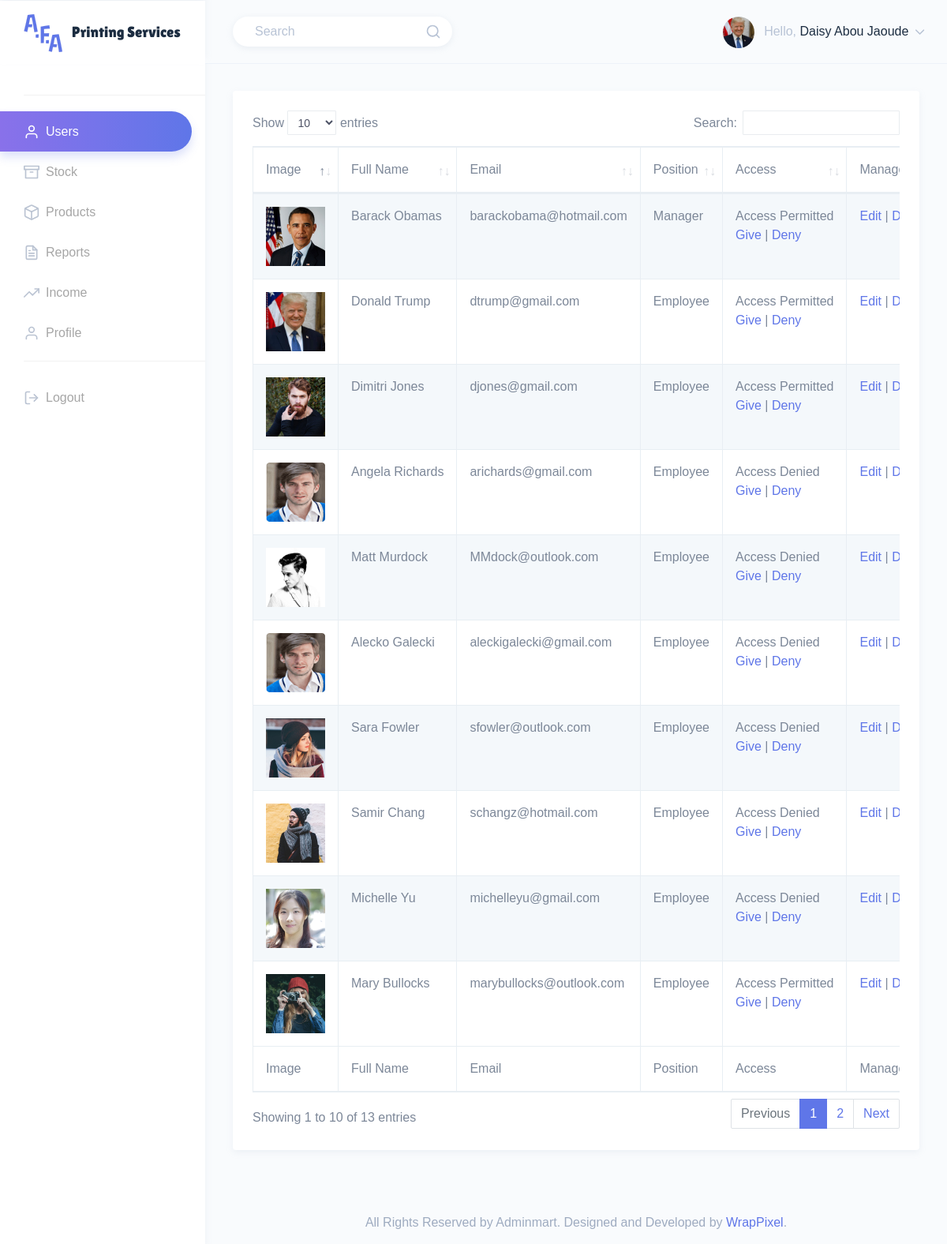
The app's page /src/html/admin/index.php (signed in) with its own data.
### tables this page shows
CREATE TABLE IF NOT EXISTS `user` (
  `user_id` int(11) NOT NULL AUTO_INCREMENT,
  `full_name` varchar(150) NOT NULL,
  `email` varchar(150) NOT NULL,
  `phone` varchar(150) NOT NULL,
  `username` varchar(150) NOT NULL,
  `password` varchar(150) NOT NULL,
  `role` int(11) NOT NULL,
  `access` tinyint(1) NOT NULL,
  `image_url` varchar(150) NOT NULL,
  PRIMARY KEY (`user_id`),
  KEY `role` (`role`)
);

### src/html/admin/index.php (the view, shortened to what this page needs)
<?php
    require_once('../../database/db.php');
    $sql = "SELECT full_name, image_url FROM user WHERE user_id=".$_SESSION['id']."";
    $query_result = mysqli_query($conn, $sql);
    while($record = mysqli_fetch_assoc($query_result)) {
      $user_info[] = $record;
    }
    $image_path=json_decode($user_info[0]['image_url'], true);
    $sql = "SELECT * FROM user WHERE role<>1";
    $query_result = mysqli_query($conn, $sql);
    while($record = mysqli_fetch_assoc($query_result)) {
      $users[] = $record;
    }
?>
<!DOCTYPE html>
<html dir="ltr" lang="en">
<head>
    <link href="../../assets/extra-libs/datatables.net-bs4/css/dataTables.bootstrap4.css" rel="stylesheet">
    <link href="../../dist/css/style.min.css" rel="stylesheet">
</head>
<body>
    <div id="main-wrapper" data-theme="light" data-layout="vertical" data-navbarbg="skin6" data-sidebartype="full" data-sidebar-position="fixed" data-header-position="fixed" data-boxed-layout="full">
        <header class="topbar" data-navbarbg="skin6">
            <nav class="navbar top-navbar navbar-expand-md">
                <div class="navbar-header" data-logobg="skin6">
                    <div class="navbar-brand">
                        <a href="index.php">
                            <b class="logo-icon">
                                <img src="../../assets/images/logo-icon-1.svg" alt="homepage" class="dark-logo" />
                            </b>
                            <span class="logo-text">
                                <img src="../../assets/images/logo-text-1.svg" alt="homepage" class="dark-logo" />
                            </span>
                        </a>
                    </div>
                </div>
                <div class="navbar-collapse collapse" id="navbarSupportedContent">
                    <ul class="navbar-nav float-left mr-auto ml-3 pl-1">
                      <li class="nav-item d-none d-md-block">
                          <a class="nav-link" href="javascript:void(0)">
                              <form>
                                  <div class="customize-input">
                                      <input class="form-control custom-shadow custom-radius border-0 bg-white"
                                          type="search" placeholder="Search" aria-label="Search">
                                      <i class="form-control-icon" data-feather="search"></i>
                                  </div>
                              </form>
                          </a>
                      </li>
                    </ul>
                    <ul class="navbar-nav float-right">
                        <li class="nav-item dropdown">
                            <a class="nav-link dropdown-toggle" href="javascript:void(0)" data-toggle="dropdown"
                                aria-haspopup="true" aria-expanded="false">
                                <?php echo"<img src='../../assets/images/users/".$image_path['path']."' alt='user' class='rounded-circle'
                                    width='40'>"; ?>
                                <span class="ml-2 d-none d-lg-inline-block"><span>Hello,</span> <span
                                        class="text-dark"><?php echo $user_info[0]['full_name']; ?></span> <i data-feather="chevron-down"
                                        class="svg-icon"></i></span>
                            </a>
                        </li>
                    </ul>
                </div>
            </nav>
        </header>
        <aside class="left-sidebar" data-sidebarbg="skin6">
            <div class="scroll-sidebar" data-sidebarbg="skin6">
                <nav class="sidebar-nav">
                    <ul id="sidebarnav">
                    <li class="list-divider"></li>
                    <li class="sidebar-item"> <a class="sidebar-link" href="index.php"
                            aria-expanded="false"><i data-feather="user" class="feather-icon"></i><span
                                class="hide-menu">Users</span></a>
                    </li>
                    <li class="sidebar-item"> <a class="sidebar-link sidebar-link" href="stock.php"
                            aria-expanded="false"><i data-feather="archive" class="feather-icon"></i><span
                                class="hide-menu">Stock</span></a>
                    </li>
                    <li class="sidebar-item"> <a class="sidebar-link sidebar-link" href="products.php"
                            aria-expanded="false"><i data-feather="box" class="feather-icon"></i><span
                                class="hide-menu">Products</span></a>
                    </li>
                    <li class="sidebar-item"> <a class="sidebar-link sidebar-link" href="reports.php"
                            aria-expanded="false"><i data-feather="file-text" class="feather-icon"></i><span
                                class="hide-menu">Reports</span></a>
                    </li>
                    <li class="sidebar-item"> <a class="sidebar-link sidebar-link" href="income.php"
                        aria-expanded="false"><i data-feather="trending-up" class="feather-icon"></i><span
                            class="hide-menu">Income</span></a>
                    </li>
                    <li class="sidebar-item"> <a class="sidebar-link sidebar-link" href="profile.php"
                        aria-expanded="false"><i data-feather="user" class="feather-icon"></i><span
                            class="hide-menu">Profile</span></a>
                    </li>
                        <li class="list-divider"></li>
                        <li class="sidebar-item"> <a class="sidebar-link sidebar-link" href="../logout.php"
                                aria-expanded="false"><i data-feather="log-out" class="feather-icon"></i><span
                                    class="hide-menu">Logout</span></a></li>
                    </ul>
                </nav>
            </div>
        </aside>
        <div class="page-wrapper">
            <div class="container-fluid">
                <div class="row">
                    <div class="col-12">
                        <div class="card">
                            <div class="card-body">
                                <div class="table-responsive">
                                    <table id="zero_config" class="table table-striped table-bordered no-wrap">
                                        <thead>
                                            <tr>
                                                <th>Image</th>
                                                <th>Full Name</th>
                                                <th>Email</th>
                                                <th>Position</th>
                                                <th>Access</th>
                                                <th>Manage</th>
                                            </tr>
                                        </thead>
                                        <tbody>
                                        <?php
                                            for($i=0;$i<count($users);$i++){
                                                $user_id=$users[$i]['user_id'];
                                                $image_path=json_decode($users[$i]['image_url'],true);
                                                $full_name=$users[$i]['full_name'];
                                                $email=$users[$i]['email'];
                                                if($users[$i]['role']==2){
                                                    $position="Manager";
                                                }else{
                                                    $position="Employee";
                                                }
                                                if($users[$i]['access']==0){
                                                    $access="Access Denied";
                                                }else{
                                                    $access="Access Permitted";
                                                }
                                                echo "<tr>";
                                                echo"<td> <img src='../../assets/images/users/".$image_path['path']."' width='75' height='75'></td>";
                                                echo"<td>".$full_name."</td>";
                                                echo"<td>".$email."</td>";
                                                echo"<td>".$position."</td>";
                                                echo"<td>".$access." <br /><a href='../../database/user_give_access.php?userId=".$user_id."'>Give</a> | <a href='../../database/user_remove_access.php?userId=".$user_id."'>Deny</a> </td>";
                                                echo"<td> <a href='./edit_user.php?userId=".$user_id."'>Edit</a> | <a href='../../database/delete_user.php?userId=".$user_id."'>Delete</a></td>";
                                                echo "</tr>";
                                            }
                                        ?>
                                        </tbody>
                                        <tfoot>
                                            <tr>
                                              <th>Image</th>
                                              <th>Full Name</th>
                                              <th>Email</th>
                                              <th>Position</th>
                                              <th>Access</th>
                                              <th>Manage</th>
                                            </tr>
                                        </tfoot>
                                    </table>
                                </div>
                            </div>
                        </div>
                    </div>
                </div>
            </div>
            <footer class="footer text-center text-muted">
                All Rights Reserved by Adminmart. Designed and Developed by <a
                    href="https://wrappixel.com">WrapPixel</a>.
            </footer>
        </div>
    </div>
</body>
</html>

### records on screen
user: full_name "Daisy Abou Jaoude"
user: shows a picture, full_name "Barack Obamas", email "barackobama@hotmail.com", role "Manager", access "Access Permitted"
user: shows a picture, full_name "Donald Trump", email "dtrump@gmail.com", role "Employee", access "Access Permitted"
user: shows a picture, full_name "Dimitri Jones", email "djones@gmail.com", role "Employee", access "Access Permitted"
user: full_name "Angela Richards", email "arichards@gmail.com", role "Employee", access "Access Denied"
user: shows a picture, full_name "Matt Murdock", email "MMdock@outlook.com", role "Employee", access "Access Denied"
user: full_name "Alecko Galecki", email "aleckigalecki@gmail.com", role "Employee", access "Access Denied"
user: shows a picture, full_name "Sara Fowler", email "sfowler@outlook.com", role "Employee", access "Access Denied"
user: shows a picture, full_name "Samir Chang", email "schangz@hotmail.com", role "Employee", access "Access Denied"
user: shows a picture, full_name "Michelle Yu", email "michelleyu@gmail.com", role "Employee", access "Access Denied"
user: shows a picture, full_name "Mary Bullocks", email "marybullocks@outlook.com", role "Employee", access "Access Permitted"
